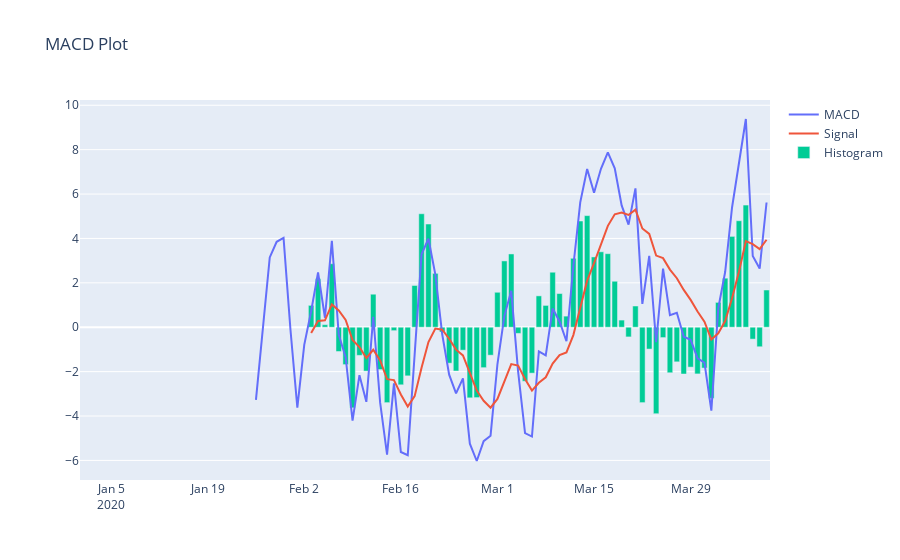

Source (notebook cell):
### Code cell
# MACD Plot
import pandas as pd
import numpy as np
import plotly.graph_objects as go
import ta  # Make sure the 'ta' library is installed

# Example DataFrame creation (replace with your actual data)
data = {
    'Date': pd.date_range(start='2020-01-01', periods=100),
    'Open': np.random.random(100) * 100,
    'High': np.random.random(100) * 100,
    'Low': np.random.random(100) * 100,
    'Close': np.random.random(100) * 100,
}
df = pd.DataFrame(data)

# Calculate MACD and add to DataFrame
df['MACD_12_26'] = ta.trend.macd(df['Close'], window_slow=26, window_fast=12)  # MACD line
df['MACDs_12_26'] = ta.trend.macd_signal(df['Close'], window_slow=26, window_fast=12)  # Signal line
df['MACDh_12_26'] = df['MACD_12_26'] - df['MACDs_12_26']  # Histogram

# MACD Plot
fig = go.Figure()
fig.add_trace(go.Scatter(x=df['Date'], y=df['MACD_12_26'], name='MACD'))
fig.add_trace(go.Scatter(x=df['Date'], y=df['MACDs_12_26'], name='Signal'))
fig.add_trace(go.Bar(x=df['Date'], y=df['MACDh_12_26'], name='Histogram'))
fig.update_layout(title="MACD Plot")
fig.show()
